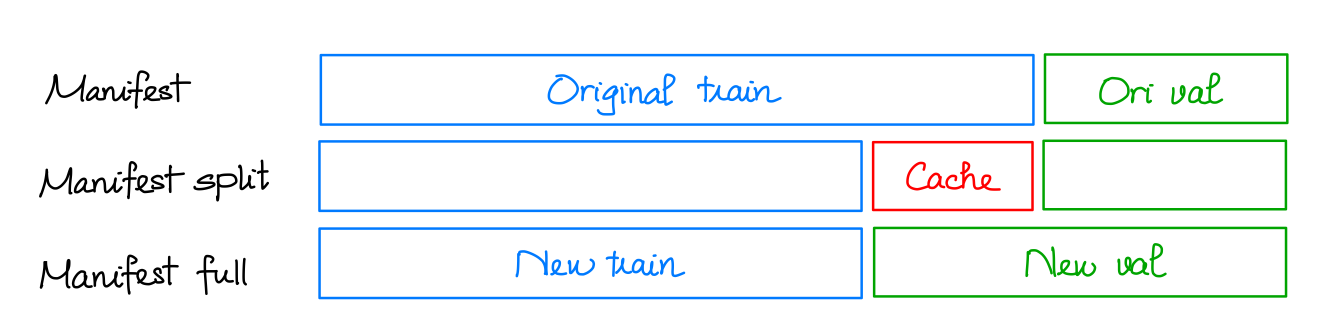
#> input picture images/manifest_family.jpeg, 3955 x 1000 px (shown at 1/3 size)
$ python -i augment_v2.py   (imports and definitions only)
#> lines starting #> are read from the running program, lines starting #| are printed output that depends on the picture

import numpy as np
import cv2
import random
import math
# [1 line not run here, left out]

from src.data.components.aug.base import *

# [178 lines left out: functions sharp_mask, light_mask, rotate_img, point_transform, warp_transform, shear_img, not called in this run]

def augment_img(img,
                rotate=0,
                shear_x=0,
                shear_y=0,
                noise=0,
                logger = None,
                debug = None,
                keep_mask = False,
                export= False,
                borderMode='constant'):
  # Configuration
  skew_angle = 0
  shear_x_level = 0
  shear_y_level = 0
  if len(rotate) == 2:
    skew_angle = rotate[0] + random.random() * (rotate[1] - rotate[0])
  else:
    skew_angle = rotate[0]

  if len(shear_x) == 2:
    shear_x_level = shear_x[0] + random.random() * (shear_x[1] - shear_x[0])
  else:
    shear_x_level = shear_x[0]

  if len(shear_y) == 2:
    shear_y_level = shear_y[0] + random.random() * (shear_y[1] - shear_y[0])
  else:
    shear_y_level = shear_y[0]

  log = "Rotate {0} degree, Shear_x {1}, Shear_y {2}, Noise".format(skew_angle, shear_x_level, shear_y_level)

  # Mask extraction
  sub_img = smooth(img, 20, 50)
  thresh = np.mean(sub_img, axis=(0, 1))

  mask = np.max((img < thresh).astype(int), axis = 2).astype(np.uint8)

  # trich xuat bg
  bg_mask = img < thresh
  bg_color = extract_median_color_axis(img.copy(), bg_mask, axis = (0, 1)).tolist()

  # bg_color = [0, 0, 0]
  bg_color.append(0)


  transformed, transformed_mask, transform_matrix = warp_transform(img, mask, skew_angle, shear_x_level, shear_y_level, bg_color, export=export)

  if keep_mask is True:
    merged = np.concatenate([transformed, transformed_mask[:, :, None].astype(np.uint8)], axis=2)
    output, transform_matrix = crop_img(merged, transformed_mask, 0, 0, 0, 0, bg_color, smoothing = False, transform=transform_matrix)
  else:
    output, transform_matrix = crop_img(transformed, transformed_mask, 0, 0, 0, 0, bg_color[:3], smoothing = False, transform=transform_matrix)

  # logger for debugging
  if debug is not None:
    print("Debug_folder: " + debug)
    mask_img = mask * 255
    print(mask_img.shape, mask_img.dtype)
    print(cv2.imwrite(debug.format("_original"), img))
    print(cv2.imwrite(debug.format("_smoothed"), sub_img))
    print(cv2.imwrite(debug.format("_mask"), mask))
    print(cv2.imwrite(debug.format("_transform"), transformed))

  # log transform
  if logger is not None:
    logger.write(log + "\n")

  return  output[:, :, :img.shape[2]], (lambda x: output[:, :, img.shape[2]] if x is True else None)(output.shape[2] > img.shape[2]), transform_matrix

# [74 lines left out: functions augment_one, augment_dir, not called in this run]

>>> import cv2
>>> picture = cv2.imread('../../../../images/manifest_family.jpeg', cv2.IMREAD_GRAYSCALE)
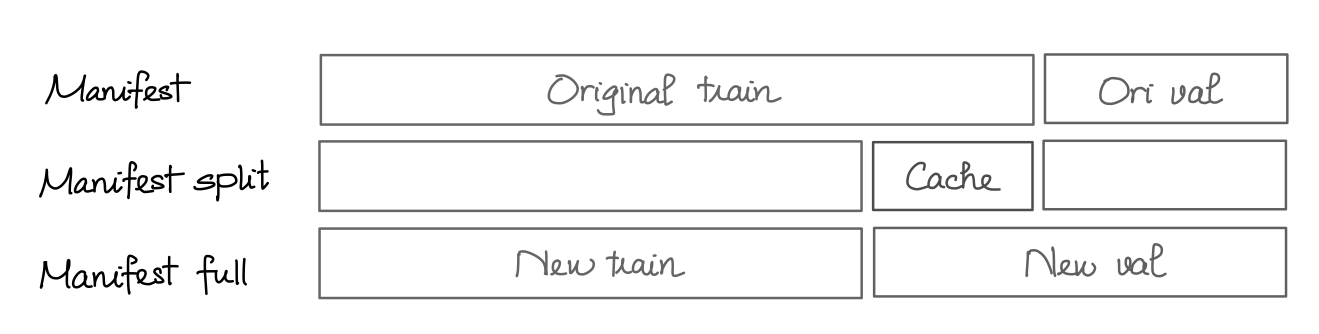
#> picture: shape (1000, 3955) (shown at 1/3 size); min 0, max 255, mean 244.8
>>> result = augment_img(picture)
#> (the run stopped early here; a loop or call above may not have finished)
